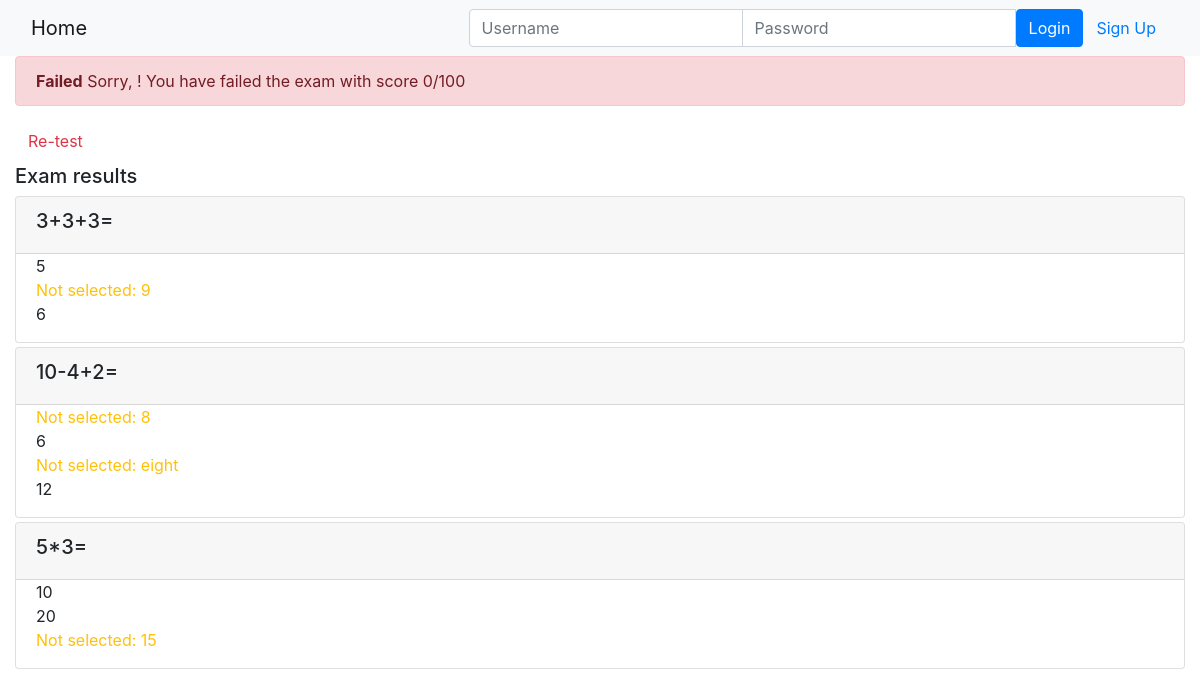
The app's page /onlinecourse/course/3/submission/3/result/, older data.
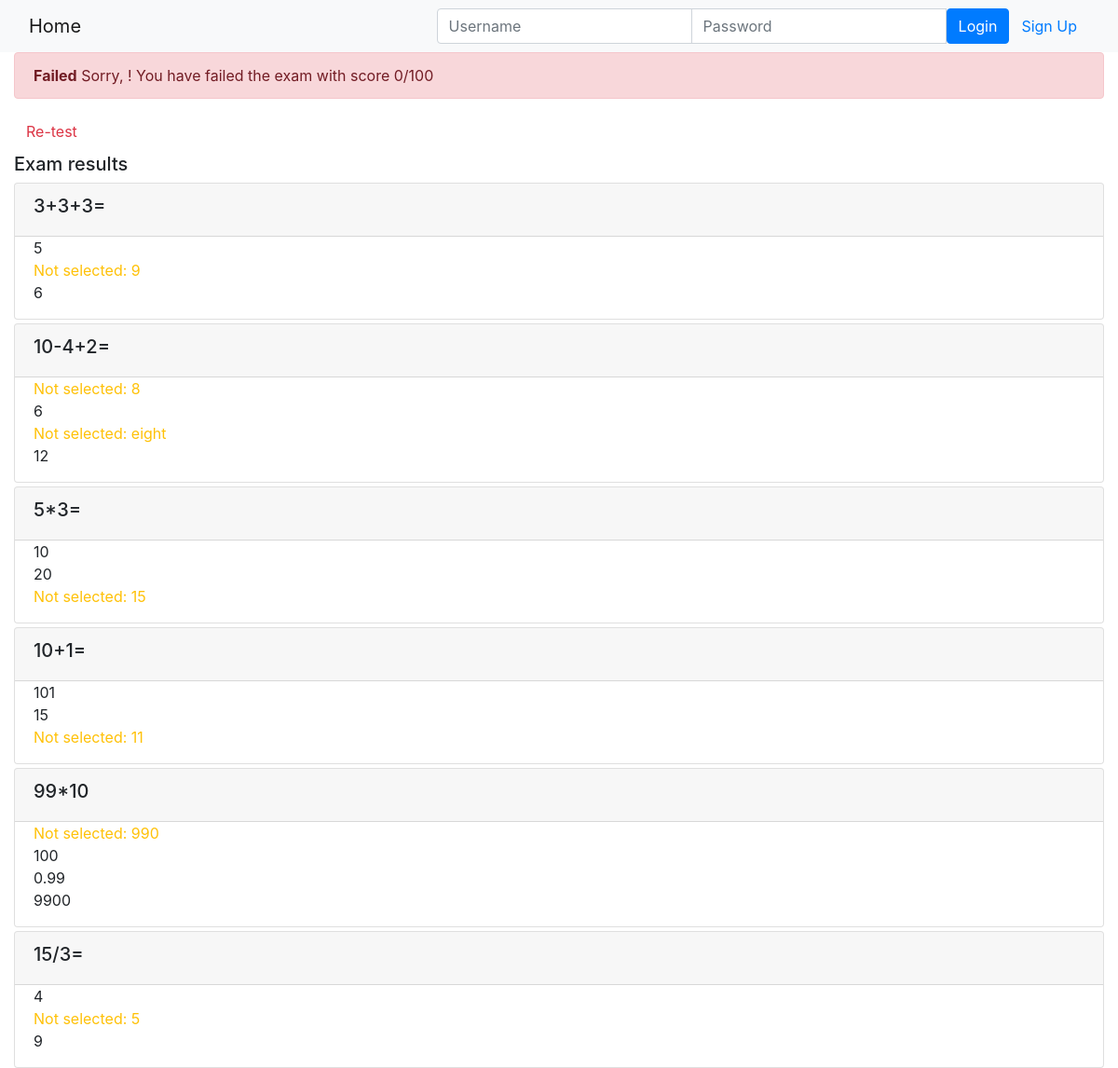
The same page, newer data.
### onlinecourse/models.py (models this page shows, shortened)
class Question(models.Model):
    course = models.ForeignKey(Course, default=0, on_delete=models.CASCADE)
    question_text = models.CharField(max_length=300)
    grade = models.FloatField(default=1)
    def is_get_score(self, selected_ids):
        isCorrect = True
        choices = self.choice_set.all()
        for choice in choices:
            if choice.is_correct and choice.id not in selected_ids:
                isCorrect = False
            elif not choice.is_correct and choice.id in selected_ids:
                isCorrect = False
            else:
                print("in else evaluating choices")
        if isCorrect:
            return True
        else:
            return False

class Choice(models.Model):
    question = models.ForeignKey(Question, on_delete=models.CASCADE)
    choice_text = models.CharField(max_length=200)
    is_correct = models.BooleanField(default=False)

### onlinecourse/views.py (the view)
# urls.py: path('course/<int:course_id>/submission/<int:submission_id>/result/', views.show_exam_result, name='show_exam_result'),
def show_exam_result(request, course_id, submission_id):
    context = {}
    course = Course.objects.get(id = course_id)
    submission = Submission.objects.get(id = submission_id)
    choices = submission.choices.all()
    score = 0
    actual_score = 0
    selected_ids = []
    for choice in choices:
        selected_ids.append(choice.id)
    for question in course.question_set.all():
        if question.is_get_score(selected_ids):
            actual_score += question.grade
    percent_score = int((actual_score/course.total_score())*100)
    context['course'] = course
    context['selected'] = selected_ids
    context['grade'] = percent_score
    return render(request, 'onlinecourse/exam_result_bootstrap.html', context)

### onlinecourse/models.py (called while the page is built)
    def total_score(self):
        total_score = 0
        for question in self.question_set.all():
            total_score += question.grade
        return total_score

### onlinecourse/templates/onlinecourse/exam_result_bootstrap.html (shortened to what this page needs)
<!DOCTYPE html>
<html lang="en">
<head>
    {% load static %}
    <link rel="stylesheet" href="https://maxcdn.bootstrapcdn.com/bootstrap/4.5.2/css/bootstrap.min.css">
</head>
<body>
 <nav class="navbar navbar-light bg-light">
    <div class="container-fluid">
        <div class="navbar-header">
              <a class="navbar-brand" href="{% url 'onlinecourse:index' %}">Home</a>
        </div>
        <ul class="nav navbar-nav navbar-right">
            {% if user.is_authenticated %}
            <li>
                <a class="btn btn-link" href="#">{{ user.first_name }}({{ user.username }})</a>
                <a class="btn btn-link" href="{% url 'onlinecourse:logout' %}">Logout</a>
            </li>
            {% else %}
            <li>
                <form class="form-inline" action="{% url 'onlinecourse:login' %}" method="post">
                    <div class="input-group">
                        <input type="text" class="form-control" placeholder="Username" name="username" >
                        <input type="password" class="form-control" placeholder="Password" name="psw" >
                        <button class="btn btn-primary" type="submit">Login</button>
                        <a class="btn btn-link" href="{% url 'onlinecourse:registration' %}">Sign Up</a>
                    </div>
                </form>
            </li>
            {% endif %}
        </ul>
    </div>
</nav>
<div class="container-fluid">
    {% if grade >= 80 %}
    <div class="alert alert-success">
        <b>Congratulations, {{ user.first_name }}!</b> You have passed the exam and completed the course with score {{ grade }}/100
    </div>
    {% else %}
    <div class="alert alert-danger">
        <b>Failed</b> Sorry, {{ user.first_name }}! You have failed the exam with score {{ grade }}/100
    </div>
    <a class="btn btn-link text-danger" href="{% url 'onlinecourse:course_details' course.id %}">Re-test</a>
    {% endif %}
    <div class="card-columns-vertical mt-1">
        <h5 class="">Exam results</h5>
        {% for question in course.question_set.all %}
        <div class="card mt-1">
            <div class="card-header"><h5>{{ question.question_text }}</h5></div>
            <div class="form-group">
                {% for choice in question.choice_set.all %}
                <div class="form-check">
                    {% if choice.is_correct and choice.id in selected %}
                    <div class="text-success">Correct answer: {{ choice.choice_text }}</div>
                    {% elif choice.is_correct and not choice.id in selected %}
                    <div class="text-warning">Not selected: {{ choice.choice_text }}</div>
                    {% elif choice.is_correct is not True and choice.id in selected %}
                    <div class="text-danger">Wrong answer: {{ choice.choice_text }}</div>
                    {% else %}
                    <div>{{ choice.choice_text }}</div>
                    {% endif %}
                </div>
                {% endfor %}
            </div>
        </div>
        {% endfor %}
    </body>
    </html>

Row changes from the older to the newer data that the page shows:
added Question: question_text "10+1="
added Choice: choice_text "101", shown under "10+1="
added Choice: choice_text "15", shown under "10+1="
added Choice: choice_text "11", shown under "10+1="
added Question: question_text "99*10"
added Choice: choice_text "990", shown under "99*10"
added Choice: choice_text "100", shown under "99*10"
added Choice: choice_text "0.99", shown under "99*10"
added Choice: choice_text "9900", shown under "99*10"
added Question: question_text "15/3="
added Choice: choice_text "4", shown under "15/3="
added Choice: choice_text "5", shown under "15/3="
added Choice: choice_text "9", shown under "15/3="
